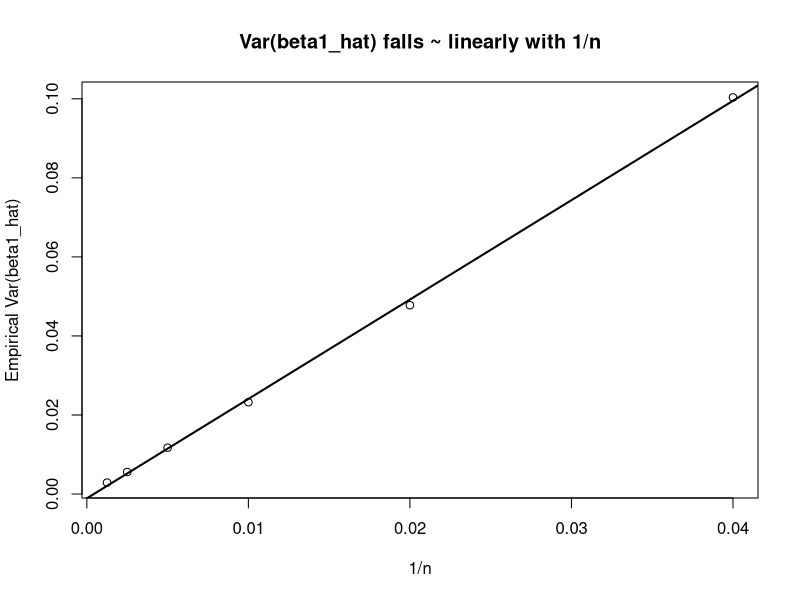
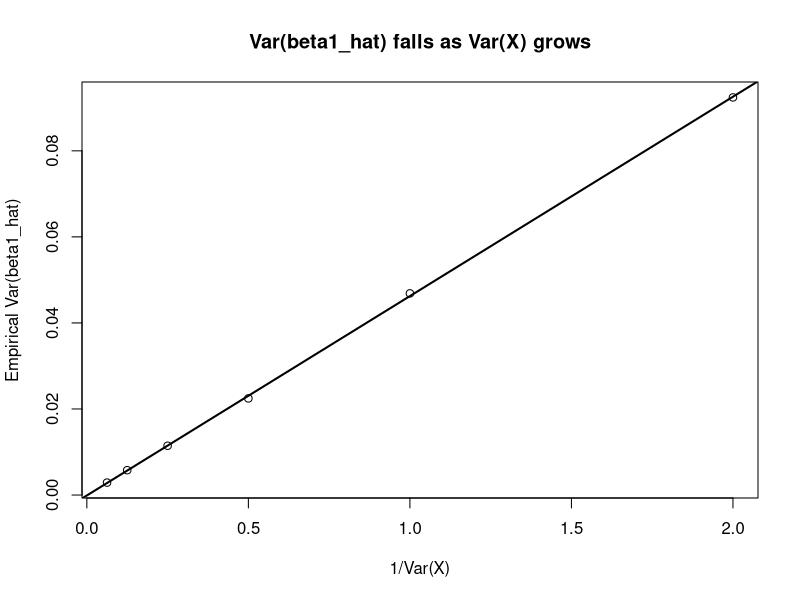
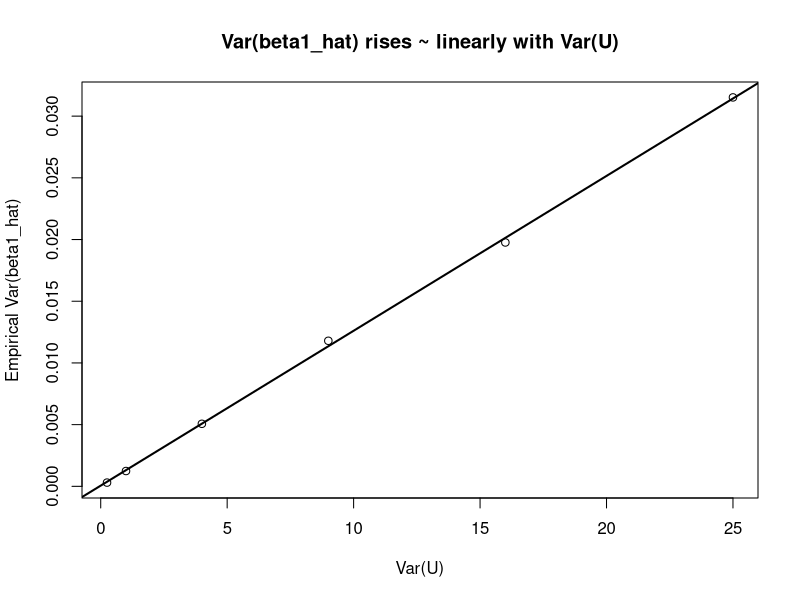

Reproduce these figures in R, in order.
# Simulation: Var(beta_hat) ∝ Var(u)  and  Var(beta_hat) ∝ 1/(n * Var(X))
# Model: Y = beta0 + beta1 * X + u
# Under standard OLS assumptions (homoskedastic u), approx:
#   Var(beta1_hat | X) = sigma_u^2 / Sxx
# and for random X with Var(X)=vX, Sxx ≈ n * vX,
# so Var(beta1_hat) ≈ sigma_u^2 / (n * Var(X)).

set.seed(123)

sim_beta1_var <- function(n, varX, varU, R = 5000, beta0 = 0, beta1 = 2) {
  b1hat <- numeric(R)
  
  for (r in 1:R) {
    # Generate regressor with desired variance:
    # If X ~ N(0, varX), then Var(X) = varX
    X <- rnorm(n, mean = 0, sd = sqrt(varX))
    
    # Noise with Var(u) = varU
    u <- rnorm(n, mean = 0, sd = sqrt(varU))
    
    Y <- beta0 + beta1 * X + u
    fit <- lm(Y ~ X)
    b1hat[r] <- coef(fit)[["X"]]
  }
  
  # Return empirical variance and the theoretical approximation using n*Var(X)
  empirical_var <- var(b1hat)
  theory_approx <- varU / (n * varX)
  
  c(empirical_var = empirical_var, theory_approx = theory_approx)
}


# 1) Inverse in n (hold VarX and VarU fixed)
n_grid <- c(25, 50, 100, 200, 400, 800)
varX_fixed <- 4
varU_fixed <- 9

res_n <- t(sapply(n_grid, function(n) sim_beta1_var(n, varX_fixed, varU_fixed)))
res_n <- data.frame(n = n_grid,
                    empirical = res_n[, "empirical_var"],
                    theory = res_n[, "theory_approx"],
                    ratio_emp_to_theory = res_n[, "empirical_var"] / res_n[, "theory_approx"])
print(res_n)

# Optional plot: Var(beta1_hat) vs 1/n should look linear
plot(1 / res_n$n, res_n$empirical,
     xlab = "1/n", ylab = "Empirical Var(beta1_hat)",
     main = "Var(beta1_hat) falls ~ linearly with 1/n")
abline(lm(empirical ~ I(1/n), data = res_n), lwd = 2)

# 2) Inverse in Var(X) (hold n and VarU fixed)
varX_grid <- c(0.5, 1, 2, 4, 8, 16)
n_fixed <- 200
varU_fixed <- 9

res_x <- t(sapply(varX_grid, function(vx) sim_beta1_var(n_fixed, vx, varU_fixed)))
res_x <- data.frame(varX = varX_grid,
                    empirical = res_x[, "empirical_var"],
                    theory = res_x[, "theory_approx"],
                    ratio_emp_to_theory = res_x[, "empirical_var"] / res_x[, "theory_approx"])
print(res_x)

#Var(beta1_hat) vs 1/Var(X) should look linear
plot(1 / res_x$varX, res_x$empirical,
     xlab = "1/Var(X)", ylab = "Empirical Var(beta1_hat)",
     main = "Var(beta1_hat) falls as Var(X) grows")
abline(lm(empirical ~ I(1/varX), data = res_x), lwd = 2)


# 3) Direct in Var(U) (hold n and VarX fixed)

varU_grid <- c(0.25, 1, 4, 9, 16, 25)
n_fixed <- 200
varX_fixed <- 4

res_u <- t(sapply(varU_grid, function(vu) sim_beta1_var(n_fixed, varX_fixed, vu)))
res_u <- data.frame(varU = varU_grid,
                    empirical = res_u[, "empirical_var"],
                    theory = res_u[, "theory_approx"],
                    ratio_emp_to_theory = res_u[, "empirical_var"] / res_u[, "theory_approx"])
print(res_u)

# Var(beta1_hat) vs Var(U) should look linear
plot(res_u$varU, res_u$empirical,
     xlab = "Var(U)", ylab = "Empirical Var(beta1_hat)",
     main = "Var(beta1_hat) rises ~ linearly with Var(U)")
abline(lm(empirical ~ varU, data = res_u), lwd = 2)

# ratio_emp_to_theory should be near a constant ~ 1
# (Monte Carlo noise shrinks as R increases).
